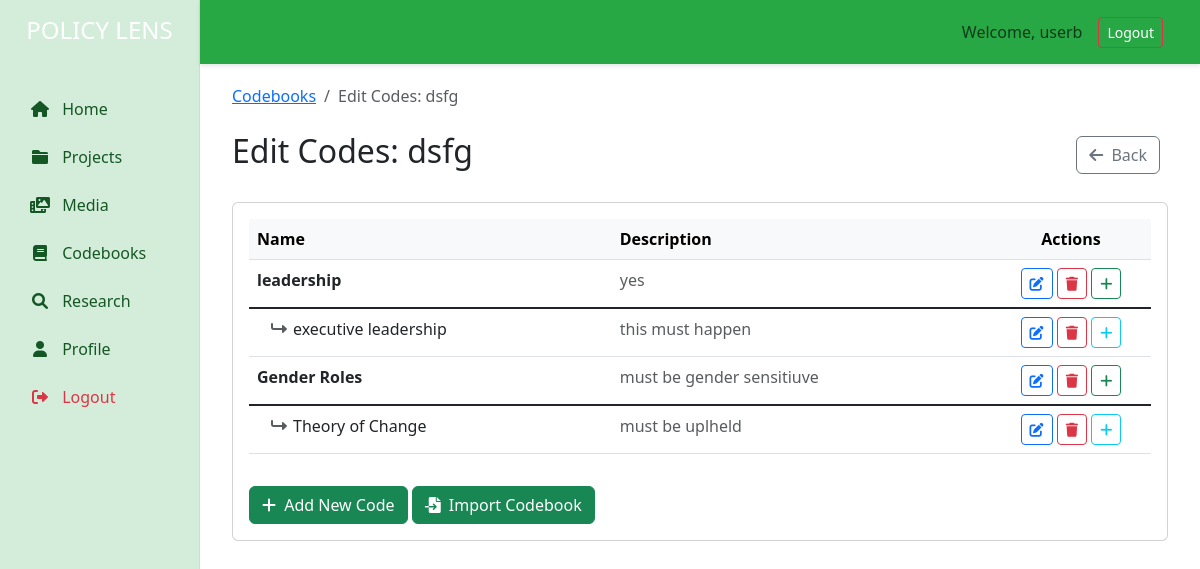
The page /codebooks/1/edit_codes (signed in) on the database its author committed.
### models/models.py (models this page shows, shortened)
class User(UserMixin, db.Model):
    id = db.Column(db.Integer, primary_key=True)
    username = db.Column(db.String(80), unique=True, nullable=False)
    email = db.Column(db.String(120), unique=True, nullable=False)
    name = db.Column(db.String(100), nullable=True)
    password_hash = db.Column(db.String(128), nullable=True)  # Will store hashed passwords
    is_active = db.Column(db.Boolean(), default=True)
    age_group = db.Column(db.String(20), nullable=True)
    sex = db.Column(db.String(20), nullable=True)
    industry = db.Column(db.String(100), nullable=True)
    organization = db.Column(db.String(200), nullable=True)
    created_at = db.Column(db.DateTime, server_default=db.func.now())
    updated_at = db.Column(db.DateTime, server_default=db.func.now(), onupdate=db.func.now())
    codebooks = db.relationship('Codebook', back_populates='user', cascade='all, delete-orphan')

class Codebook(db.Model):
    __tablename__ = 'codebook'
    id = db.Column(db.Integer, primary_key=True)
    name = db.Column(db.String(200), nullable=False)
    description = db.Column(db.Text)
    created_at = db.Column(db.DateTime, default=datetime.utcnow)
    updated_at = db.Column(db.DateTime, default=datetime.utcnow, onupdate=datetime.utcnow)
    user_id = db.Column(db.Integer, db.ForeignKey('user.id', ondelete='CASCADE'), nullable=False)
    project_id = db.Column(db.Integer, db.ForeignKey('project.id', ondelete='CASCADE'), nullable=True)
    user = db.relationship('User', back_populates='codebooks')
    project = db.relationship('Project', back_populates='codebooks')
    codes = db.relationship('Code', back_populates='codebook', cascade='all, delete-orphan')

class Code(db.Model):
    __tablename__ = 'code'
    id = db.Column(db.Integer, primary_key=True)
    code = db.Column(db.String(100), nullable=False)
    description = db.Column(db.Text)
    created_at = db.Column(db.DateTime, default=datetime.utcnow)
    updated_at = db.Column(db.DateTime, default=datetime.utcnow, onupdate=datetime.utcnow)
    codebook_id = db.Column(db.Integer, db.ForeignKey('codebook.id', ondelete='CASCADE'), nullable=False)
    codebook = db.relationship('Codebook', back_populates='codes')
    subcodes = db.relationship('SubCode', back_populates='code', cascade='all, delete-orphan')

class SubCode(db.Model):
    __tablename__ = 'subcode'
    id = db.Column(db.Integer, primary_key=True)
    subcode = db.Column(db.String(100), nullable=False)
    description = db.Column(db.Text)
    created_at = db.Column(db.DateTime, default=datetime.utcnow)
    updated_at = db.Column(db.DateTime, default=datetime.utcnow, onupdate=datetime.utcnow)
    code_id = db.Column(db.Integer, db.ForeignKey('code.id', ondelete='CASCADE'), nullable=False)
    code = db.relationship('Code', back_populates='subcodes')
    subsubcodes = db.relationship('SubSubCode', back_populates='subcode', cascade='all, delete-orphan')

### app.py (the view, shortened to what this page needs)
@app.route('/codebooks/<int:codebook_id>/edit_codes', methods=['GET', 'POST'])
@login_required
def edit_codebook_codes(codebook_id):
    incoming = (request.args.get('file') or '').strip()
    if incoming:
        return redirect(url_for('import_codebook', codebook_id=codebook_id, file=incoming))
    codebook = Codebook.query.options(
        joinedload(Codebook.codes).joinedload(Code.subcodes).joinedload(SubCode.subsubcodes)
    ).get_or_404(codebook_id)
    if codebook.user_id != current_user.id: abort(403)
    return render_template('codebooks/edit_codes.html', codebook=codebook)

### app.py (called while the page is built)
@app.before_request
def _adapt_cookie_security():
    is_https = request.is_secure  # accurate after ProxyFix
    app.config['SESSION_COOKIE_SECURE'] = is_https
    app.config['REMEMBER_COOKIE_SECURE'] = is_https

@app.before_request
def _assign_request_id():
    g.request_id = uuid.uuid4().hex[:8]

@app.before_request
def _assign_request_id_and_log():
    g.request_id = str(uuid.uuid4())[:8]
    app.logger.info(
        f"→ {request.method} {request.path} "
        f"args={dict(request.args)} json={(request.get_json(silent=True) or {})}"
    )

@app.after_request
def _log_response(resp):
    app.logger.info(f"← {request.method} {request.path} status={resp.status_code}")
    return resp

@app.teardown_request
def _teardown_request(exc):
    if exc:
        app.logger.exception(f"✖ Unhandled exception during request: {exc}")

@login_manager.user_loader
def load_user(user_id):
    return db.session.get(User, int(user_id))

    def filter(self, record: logging.LogRecord) -> bool:
        try:
            rid = getattr(g, 'request_id', None)
        except Exception:
            rid = None
        record.request_id = rid or '-'  # ensure field always exists
        return True

    def filter(self, record):
        record.request_id = "-"
        if has_request_context():
            try:
                record.request_id = getattr(g, "request_id", "-")
            except Exception:
                record.request_id = "-"
        return True

### templates/codebooks/edit_codes.html (shortened to what this page needs)
{% extends "base.html" %}{% block title %}Edit Codes - {{ codebook.name }} - Policy Lens{% endblock %}{% block content %}<div class="container">
    <nav aria-label="breadcrumb" class="mb-4">
        <ol class="breadcrumb">
            <li class="breadcrumb-item"><a href="{{ url_for('list_codebooks') }}">Codebooks</a></li>
            <li class="breadcrumb-item active" aria-current="page">Edit Codes: {{ codebook.name }}</li>
        </ol>
    </nav>
<div class="d-flex justify-content-between align-items-center mb-4">
    <h2>Edit Codes: {{ codebook.name }}</h2>
    <div>
        <a href="{{ url_for('list_codebooks') }}" class="btn btn-outline-secondary me-2">
            <i class="fas fa-arrow-left me-1"></i> Back
        </a>
    </div>
</div>
<div class="card">
    <div class="card-body">
        <div class="table-responsive">
            <table class="table table-hover">
                <thead class="table-light">
                    <tr>
                        <th>Name</th>
                        <th>Description</th>
                        <th style="width: 160px;" class="text-center">Actions</th>
                    </tr>
                </thead>
                <tbody id="codebook-table-body">
                    {% for code in codebook.codes %}
                    <tr id="code-{{ code.id }}" data-type="code" data-id="{{ code.id }}" data-name="{{ code.code }}" data-description="{{ code.description or '' }}">
                        <td><strong>{{ code.code }}</strong></td>
                        <td class="text-muted">{{ code.description or '' }}</td>
                        <td class="text-center">
                            <button class="btn btn-outline-primary btn-sm edit-btn" title="Edit Code"><i class="fas fa-edit"></i></button>
                            <button class="btn btn-outline-danger btn-sm delete-btn" title="Delete Code"><i class="fas fa-trash"></i></button>
                            <button class="btn btn-outline-success btn-sm add-btn" data-level="subcode" data-parent-id="{{ code.id }}" data-parent-name="{{ code.code }}" title="Add Subcode"><i class="fas fa-plus"></i></button>
                        </td>
                    </tr>
                        {% for subcode in code.subcodes %}
                        <tr id="subcode-{{ subcode.id }}" data-type="subcode" data-id="{{ subcode.id }}" data-name="{{ subcode.subcode }}" data-description="{{ subcode.description or '' }}" class="table-group-divider">
                            <td class="ps-4"><i class="fas fa-level-up-alt fa-rotate-90 me-2 text-muted"></i>{{ subcode.subcode }}</td>
                            <td class="text-muted">{{ subcode.description or '' }}</td>
                            <td class="text-center">
                                <button class="btn btn-outline-primary btn-sm edit-btn" title="Edit Subcode"><i class="fas fa-edit"></i></button>
                                <button class="btn btn-outline-danger btn-sm delete-btn" title="Delete Subcode"><i class="fas fa-trash"></i></button>
                                <button class="btn btn-outline-info btn-sm add-btn" data-level="subsubcode" data-parent-id="{{ subcode.id }}" data-parent-name="{{ subcode.subcode }}" title="Add Sub-Subcode"><i class="fas fa-plus"></i></button>
                            </td>
                        </tr>
                        {% endfor %}
                    {% endfor %}
                </tbody>
            </table>
        </div>
        <button type="button" class="btn btn-success mt-3 add-btn" data-level="code" data-parent-id="{{ codebook.id }}">
            <i class="fas fa-plus me-1"></i> Add New Code
        </button>
        <button type="button" class="btn btn-success mt-3 add-btn" data-bs-toggle="modal" data-bs-target="#importCodebookModal">
            <i class="fas fa-file-import me-1"></i> Import Codebook
        </button>
    </div>
</div></div>
</div>
{% endblock %}

### templates/base.html (shortened to what this page needs)
<!DOCTYPE html>
<html lang="en">
<head>
    <link href="https://cdn.jsdelivr.net/npm/bootstrap@5.3.0/dist/css/bootstrap.min.css" rel="stylesheet">
    <link href="https://cdn.quilljs.com/1.3.6/quill.snow.css" rel="stylesheet">
    <link rel="stylesheet" href="https://cdnjs.cloudflare.com/ajax/libs/font-awesome/6.0.0/css/all.min.css">
    <link href="https://cdn.jsdelivr.net/npm/select2@4.1.0-rc.0/dist/css/select2.min.css" rel="stylesheet" />
    <link href="https://cdn.jsdelivr.net/npm/select2-bootstrap-5-theme@1.3.0/dist/select2-bootstrap-5-theme.min.css" rel="stylesheet" />
    <link rel="stylesheet" href="https://cdn.datatables.net/1.13.7/css/dataTables.bootstrap5.min.css">
</head>
<body>
    <div class="container-fluid">
        <div class="row">
            <div class="col-md-2 sidebar p-0">
                <div class="text-center mb-4">
                    <h4 class="text-white py-3">POLICY LENS
                    </h4>
                </div>
                <ul class="nav flex-column">
                    <li class="nav-item">
                        <a class="nav-link {% if request.endpoint == 'index' %}active{% endif %}" href="{{ url_for('index') }}">
                            <i class="fas fa-home me-2"></i> Home
                        </a>
                    </li>
                    <li class="nav-item">
                        <a class="nav-link {% if request.endpoint == 'list_projects' %}active{% endif %}" href="{{ url_for('list_projects') }}">
                            <i class="fas fa-folder me-2"></i> Projects
                        </a>
                    </li>
                    <li class="nav-item">
                        <a class="nav-link {% if request.endpoint == 'list_media' %}active{% endif %}" href="{{ url_for('list_media') }}">
                            <i class="fas fa-photo-video me-2"></i> Media
                        </a>
                    </li>
                    <li class="nav-item">
                        <a class="nav-link {% if request.endpoint == 'list_codebooks' or request.endpoint == 'create_codebook' or request.endpoint == 'edit_codebook' %}active{% endif %}"
                           href="{{ url_for('list_codebooks') }}">
                            <i class="fas fa-book me-2"></i> Codebooks
                        </a>
                    </li>
                    <li class="nav-item">
                        <a class="nav-link {% if request.endpoint == 'research' %}active{% endif %}" href="{{ url_for('research') }}">
                            <i class="fas fa-search me-2"></i> Research
                        </a>
                    </li>
                    <li class="nav-item mt-auto">
                        <a class="nav-link {% if request.endpoint == 'profile' %}active{% endif %}" href="{{ url_for('profile') }}">
                            <i class="fas fa-user me-2"></i> Profile
                        </a>
                    </li>
                    <li class="nav-item">
                        <a class="nav-link text-danger" href="#">
                            <i class="fas fa-sign-out-alt me-2"></i> Logout
                        </a>
                    </li>
                </ul>
            </div>
            <div class="col-md-10 p-0">
                <nav class="navbar navbar-expand-lg topbar">
                    <div class="container-fluid">
                        <div class="ms-auto d-flex align-items-center">
                    {% if current_user.is_authenticated %}
                        <span class="navbar-text me-3">Welcome, {{ current_user.username }}</span>
                        <a href="{{ url_for('logout') }}" class="btn btn-outline-danger btn-sm">Logout</a>
                    {% else %}
                        <a href="{{ url_for('login') }}" class="btn btn-outline-primary btn-sm me-2">Login</a>
                        <a href="{{ url_for('register') }}" class="btn btn-primary btn-sm">Register</a>
                    {% endif %}
                </div>
                    </div>
                </nav>
                <main class="main-content">
                    {% block content %}{% endblock %}
            </div>
        </div>
</body>
</html>

### templates/base.html (style rules this page uses)
.sidebar { min-height: 100vh; background-color: #d4edda; color: #155724; padding-top: 20px; border-right: 1px solid #c3e6cb; }
.sidebar .nav-link { color: #155724; padding: 10px 20px; margin: 2px 10px; border-radius: 5px; font-weight: 500; }
.sidebar .nav-link i { width: 20px; margin-right: 10px; text-align: center; }
.topbar { background-color: #28a745; padding: 12px 25px; box-shadow: 0 2px 4px rgba(0,0,0,0.1); color: white; }
.topbar a, .topbar .navbar-brand, .topbar .nav-link { color: white !important; }
.main-content { padding: 20px; }

### rows shown on the page
User: username "userb"
Codebook: name "dsfg"
Code: code "leadership", description "yes"
SubCode: subcode "executive leadership", description "this must happen"
Code: code "Gender Roles", description "must be gender sensitiuve"
SubCode: subcode "Theory of Change", description "must be uplheld"
